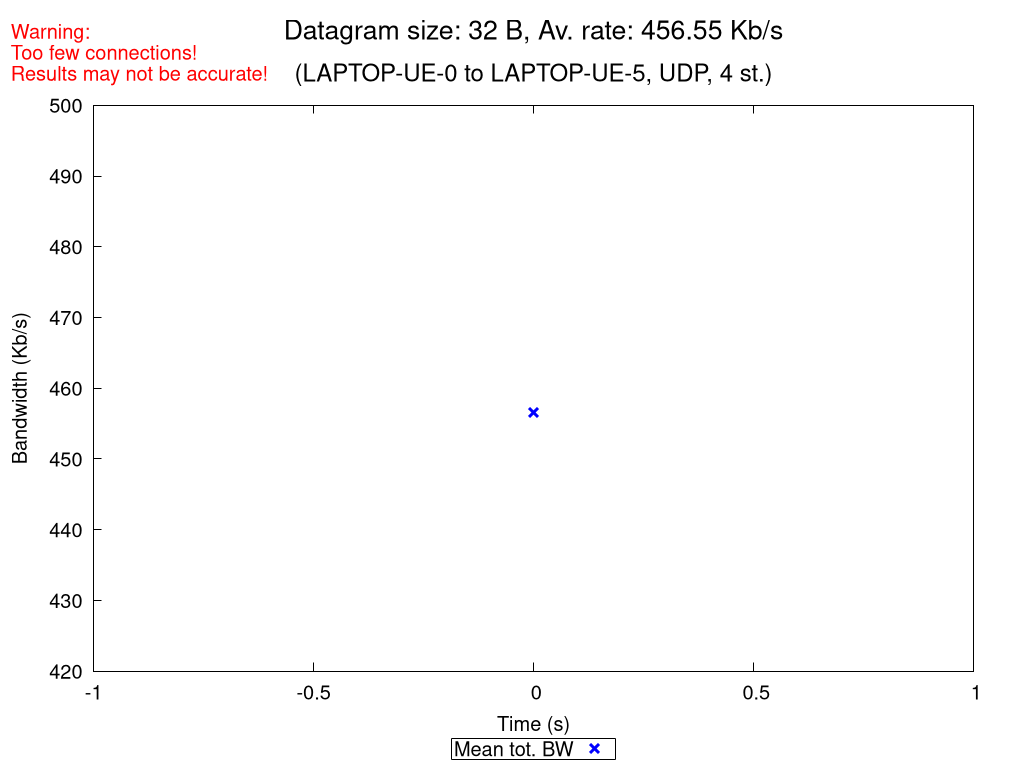

The script that saved this image:
set terminal pngcairo nocrop enhanced size 1024,768 font "Verdana,15"
set output "UDP_4_st_2020_10_18_09-41-26_one2two_00032B.png"

set title "{/=20 Datagram size: 32 B, Av. rate: 456.55 Kb/s}\n\n{/=18 (LAPTOP-UE-0 to LAPTOP-UE-5, UDP, 4 st.)}"
set label "Warning:\nToo few connections!\nResults may not be accurate!" at screen 0.01, screen 0.96 tc rgb "red"

set xlabel "Time (s)"
set ylabel "Bandwidth (Kb/s)"
set ytics nomirror
set key bmargin center horizontal box samplen 1 width -1
set bmargin 4.6
set rmargin 4.5

rf = 1000.0  # rate factor
set style fill transparent solid 0.2 noborder
set autoscale xfix
plot "UDP_4_st_2020_10_18_09-41-26_one2two_00032B_iperf_processed.dat" using 1:($2/rf-$3/rf):($2/rf+$3/rf) with filledcurves lc rgb "blue" notitle, \
     "" using 1:($2/rf) with points pt 2 ps 1.5 lw 3 lc rgb "blue" title "Mean tot. BW", \
